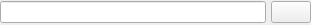
<ui version="4.0" >
 <class>Form</class>
 <widget class="QWidget" name="Form" >
  <property name="geometry" >
   <rect>
    <x>0</x>
    <y>0</y>
    <width>311</width>
    <height>25</height>
   </rect>
  </property>
  <property name="sizePolicy" >
   <sizepolicy vsizetype="Fixed" hsizetype="Expanding" >
    <horstretch>0</horstretch>
    <verstretch>0</verstretch>
   </sizepolicy>
  </property>
  <property name="windowTitle" >
   <string>Form</string>
  </property>
  <layout class="QHBoxLayout" >
   <property name="spacing" >
    <number>5</number>
   </property>
   <property name="leftMargin" >
    <number>0</number>
   </property>
   <property name="topMargin" >
    <number>0</number>
   </property>
   <property name="rightMargin" >
    <number>0</number>
   </property>
   <property name="bottomMargin" >
    <number>0</number>
   </property>
   <item>
    <widget class="QLineEdit" name="uiUrl" />
   </item>
   <item>
    <widget class="QPushButton" name="pushOpenUrl" >
     <property name="sizePolicy" >
      <sizepolicy vsizetype="Fixed" hsizetype="Fixed" >
       <horstretch>0</horstretch>
       <verstretch>0</verstretch>
      </sizepolicy>
     </property>
     <property name="toolTip" >
      <string>Open</string>
     </property>
     <property name="text" >
      <string/>
     </property>
     <property name="icon" >
      <iconset resource="common.qrc" >:/images/images/relate.png</iconset>
     </property>
    </widget>
   </item>
  </layout>
 </widget>
 <resources>
  <include location="common.qrc" />
 </resources>
 <connections/>
</ui>
